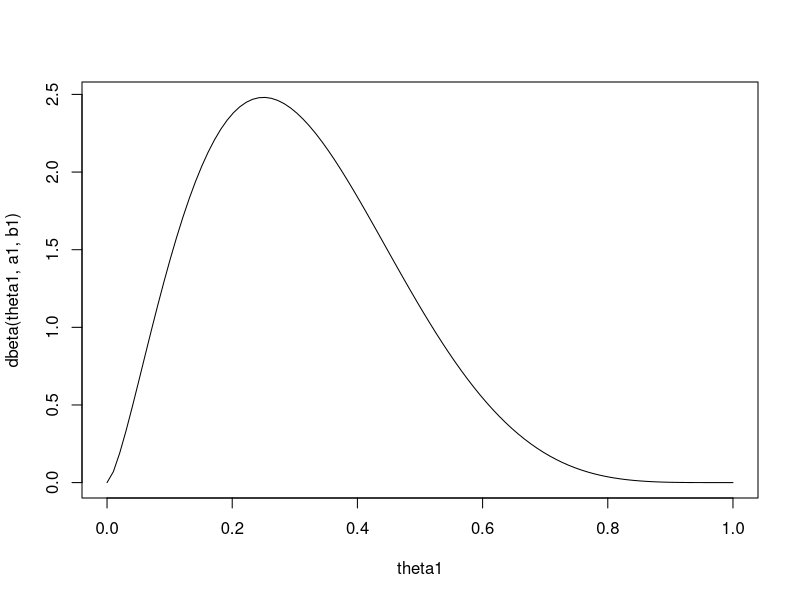
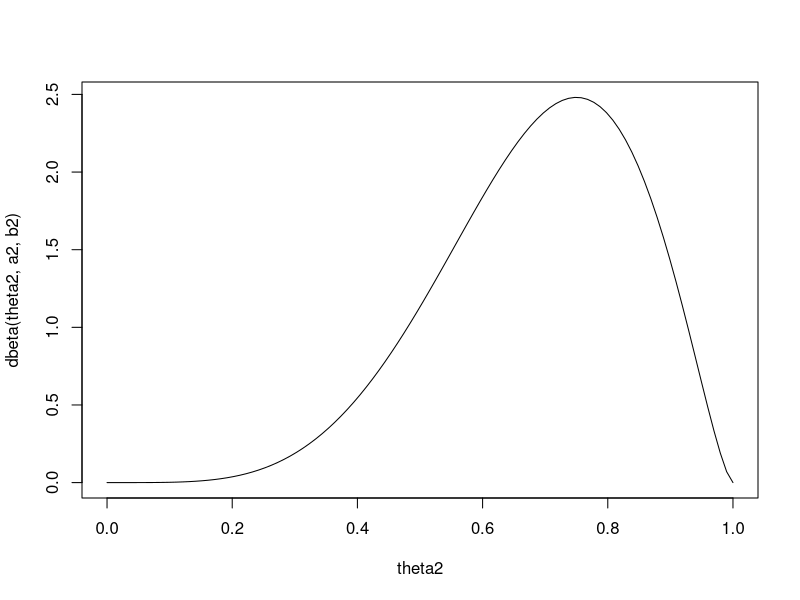

Reproduce these figures in R, in order.
library(ggplot2)
#2.1
a <- function(w,k){
  a = w*(k-2)+1
  return(a)
}
b <- function(w,k){
  b = (1-w)*(k-2)+1
  return(b)
}

N = 12
z = 8

w1 = 0.25
w2 = 0.75

k = 8

a1 = a(w1,k)
b1 = b(w1,k)

a2 = a(w2,k)
b2 = b(w2,k)


theta1 = seq(0,1,len=100)
plot1 = plot(theta1, dbeta(theta1, a1, b1), type='l')

theta2 = seq(0,1,len=100)
plot2 = plot(theta2, dbeta(theta2, a2, b2), type='l')

#2.2
priorm1 = 0.5
priorm2 = 0.5

pD = function(z,N,a,b) { exp( lbeta(z+a,N-z+b) - lbeta(a,b) ) } # should we use this one?

pDm1 = pD(z,N,a1,b1)
pDm2 = pD(z,N,a2,b2)

bayesFactor = pDm1/pDm2

probratio = bayesFactor*(priorm1/priorm2)
postm1 = probratio/(1+probratio)
postm2 = 1-postm1


#2.3
k = 180

a1 = a(w1,k)
b1 = b(w1,k)

a2 = a(w2,k)
b2 = b(w2,k)

pD = function(z,N,a,b) { exp( lbeta(z+a,N-z+b) - lbeta(a,b) ) } # should we use this one?

pDm1 = pD(z,N,a1,b1)
pDm2 = pD(z,N,a2,b2)

bayesFactor = pDm1/pDm2

probratio = bayesFactor*(priorm1/priorm2)
postm1 = probratio/(1+probratio)
postm2 = 1-postm1







